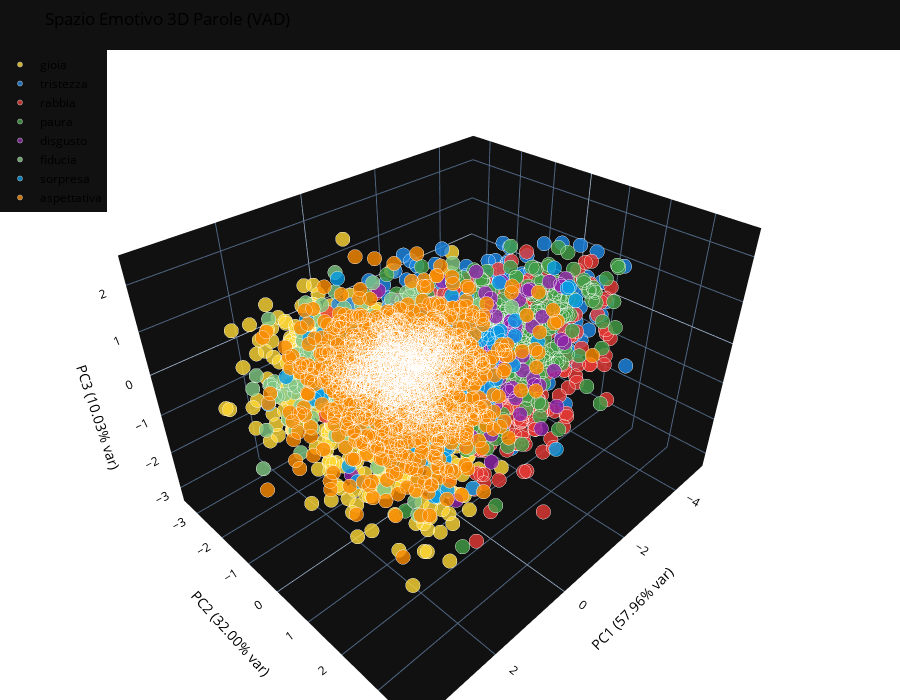

Notebook code cell kept with this figure:
### Markdown cell above
### Visualizzazione PCA VAD 3D

### Code cell
pca_vad_3d = perform_pca_analysis(
    df=df_only_words, 
    features_columns=VAD_FEATURES, 
    dominant_emotions=dominant_all_words, 
    scale=True,        
    n_components=3     
)

fig_3d = plot_pca_3d(
    pca_data=pca_vad_3d,
    colors_dict=EMOTION_COLORS,
    title="Spazio Emotivo 3D Parole (VAD)"
)

fig_3d.show()

### Figure 1 — Plotly figure (JSON) as saved in the notebook; plotly's stock layout.template omitted (floating-point values rounded to 4 significant figures; data arrays with more than 128 entries replaced by an {"elided": "..."} marker saying what was removed)
{"data": [{"hovertemplate": "<b>gioia</b><br>Emoji: %{text}<br>X: %{x:.2f}<br>Y: %{y:.2f}<br>Z: %{z:.2f}<extra></extra>", "marker": {"color": "#FDD835", "line": {"color": "white", "width": 0.5}, "opacity": 0.8, "size": 5}, "mode": "markers", "name": "gioia", "text": {"elided": "1562 str values"}, "x": {"elided": "1562 float values"}, "y": {"elided": "1562 float values"}, "z": {"elided": "1562 float values"}, "type": "scatter3d"}, {"hovertemplate": "<b>tristezza</b><br>Emoji: %{text}<br>X: %{x:.2f}<br>Y: %{y:.2f}<br>Z: %{z:.2f}<extra></extra>", "marker": {"color": "#1E88E5", "line": {"color": "white", "width": 0.5}, "opacity": 0.8, "size": 5}, "mode": "markers", "name": "tristezza", "text": {"elided": "778 str values"}, "x": {"elided": "778 float values"}, "y": {"elided": "778 float values"}, "z": {"elided": "778 float values"}, "type": "scatter3d"}, {"hovertemplate": "<b>rabbia</b><br>Emoji: %{text}<br>X: %{x:.2f}<br>Y: %{y:.2f}<br>Z: %{z:.2f}<extra></extra>", "marker": {"color": "#E53935", "line": {"color": "white", "width": 0.5}, "opacity": 0.8, "size": 5}, "mode": "markers", "name": "rabbia", "text": {"elided": "704 str values"}, "x": {"elided": "704 float values"}, "y": {"elided": "704 float values"}, "z": {"elided": "704 float values"}, "type": "scatter3d"}, {"hovertemplate": "<b>paura</b><br>Emoji: %{text}<br>X: %{x:.2f}<br>Y: %{y:.2f}<br>Z: %{z:.2f}<extra></extra>", "marker": {"color": "#43A047", "line": {"color": "white", "width": 0.5}, "opacity": 0.8, "size": 5}, "mode": "markers", "name": "paura", "text": {"elided": "653 str values"}, "x": {"elided": "653 float values"}, "y": {"elided": "653 float values"}, "z": {"elided": "653 float values"}, "type": "scatter3d"}, {"hovertemplate": "<b>disgusto</b><br>Emoji: %{text}<br>X: %{x:.2f}<br>Y: %{y:.2f}<br>Z: %{z:.2f}<extra></extra>", "marker": {"color": "#8E24AA", "line": {"color": "white", "width": 0.5}, "opacity": 0.8, "size": 5}, "mode": "markers", "name": "disgusto", "text": {"elided": "248 str values"}, "x": {"elided": "248 float values"}, "y": {"elided": "248 float values"}, "z": {"elided": "248 float values"}, "type": "scatter3d"}, {"hovertemplate": "<b>fiducia</b><br>Emoji: %{text}<br>X: %{x:.2f}<br>Y: %{y:.2f}<br>Z: %{z:.2f}<extra></extra>", "marker": {"color": "#81C784", "line": {"color": "white", "width": 0.5}, "opacity": 0.8, "size": 5}, "mode": "markers", "name": "fiducia", "text": {"elided": "763 str values"}, "x": {"elided": "763 float values"}, "y": {"elided": "763 float values"}, "z": {"elided": "763 float values"}, "type": "scatter3d"}, {"hovertemplate": "<b>sorpresa</b><br>Emoji: %{text}<br>X: %{x:.2f}<br>Y: %{y:.2f}<br>Z: %{z:.2f}<extra></extra>", "marker": {"color": "#039BE5", "line": {"color": "white", "width": 0.5}, "opacity": 0.8, "size": 5}, "mode": "markers", "name": "sorpresa", "text": {"elided": "438 str values"}, "x": {"elided": "438 float values"}, "y": {"elided": "438 float values"}, "z": {"elided": "438 float values"}, "type": "scatter3d"}, {"hovertemplate": "<b>aspettativa</b><br>Emoji: %{text}<br>X: %{x:.2f}<br>Y: %{y:.2f}<br>Z: %{z:.2f}<extra></extra>", "marker": {"color": "#FB8C00", "line": {"color": "white", "width": 0.5}, "opacity": 0.8, "size": 5}, "mode": "markers", "name": "aspettativa", "text": {"elided": "1573 str values"}, "x": {"elided": "1573 float values"}, "y": {"elided": "1573 float values"}, "z": {"elided": "1573 float values"}, "type": "scatter3d"}], "layout": {"font": {"color": "black"}, "scene": {"xaxis": {"title": {"text": "PC1 (57.96% var)", "font": {"color": "black"}}, "tickfont": {"color": "black"}}, "yaxis": {"title": {"text": "PC2 (32.00% var)", "font": {"color": "black"}}, "tickfont": {"color": "black"}}, "zaxis": {"title": {"text": "PC3 (10.03% var)", "font": {"color": "black"}}, "tickfont": {"color": "black"}}, "bgcolor": "white"}, "margin": {"l": 0, "r": 0, "b": 0, "t": 50}, "legend": {"font": {"color": "black"}, "x": 0, "y": 1}, "title": {"text": "Spazio Emotivo 3D Parole (VAD)"}, "height": 700}}
